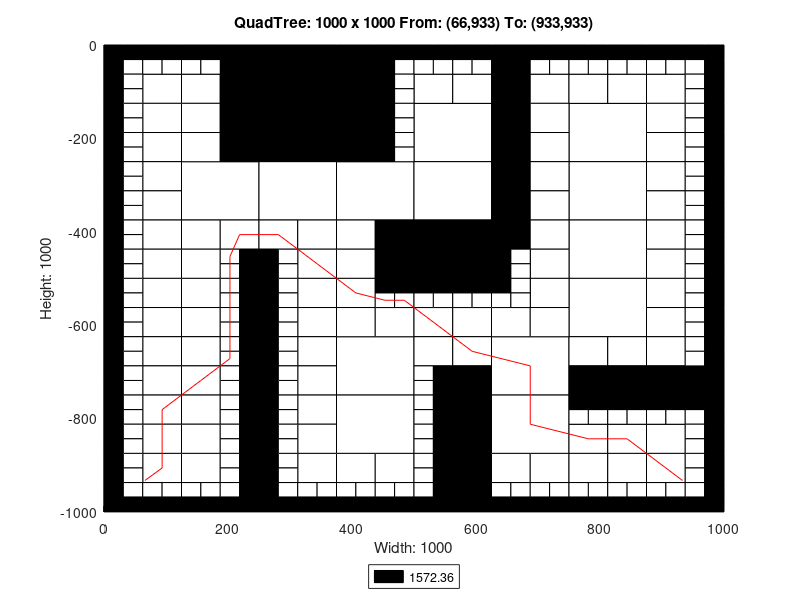

Here is the MATLAB script that generated this plot:
axis([0 1000 -1000 0]);
title('QuadTree: 1000 x 1000 From: (66,933) To: (933,933)');
xlabel('Width: 1000');
ylabel('Height: 1000');
rectangle('Position',[250 -125 125 125], 'FaceColor',[0 0 0]);
rectangle('Position',[250 -250 125 125], 'FaceColor',[0 0 0]);
rectangle('Position',[125 -375 125 125], 'FaceColor',[1 1 1]);
rectangle('Position',[250 -375 125 125], 'FaceColor',[1 1 1]);
rectangle('Position',[375 -375 125 125], 'FaceColor',[1 1 1]);
rectangle('Position',[500 -250 125 125], 'FaceColor',[1 1 1]);
rectangle('Position',[750 -250 125 125], 'FaceColor',[1 1 1]);
rectangle('Position',[500 -375 125 125], 'FaceColor',[1 1 1]);
rectangle('Position',[500 -500 125 125], 'FaceColor',[0 0 0]);
rectangle('Position',[750 -375 125 125], 'FaceColor',[1 1 1]);
rectangle('Position',[750 -500 125 125], 'FaceColor',[1 1 1]);
rectangle('Position',[375 -750 125 125], 'FaceColor',[1 1 1]);
rectangle('Position',[375 -875 125 125], 'FaceColor',[1 1 1]);
rectangle('Position',[625 -750 125 125], 'FaceColor',[1 1 1]);
rectangle('Position',[750 -625 125 125], 'FaceColor',[1 1 1]);
rectangle('Position',[625 -875 125 125], 'FaceColor',[1 1 1]);
rectangle('Position',[62.5 -125 62.5 62.5], 'FaceColor',[1 1 1]);
rectangle('Position',[187.5 -62.5 62.5 62.5], 'FaceColor',[0 0 0]);
rectangle('Position',[125 -125 62.5 62.5], 'FaceColor',[1 1 1]);
rectangle('Position',[187.5 -125 62.5 62.5], 'FaceColor',[0 0 0]);
rectangle('Position',[62.5 -187.5 62.5 62.5], 'FaceColor',[1 1 1]);
rectangle('Position',[62.5 -250 62.5 62.5], 'FaceColor',[1 1 1]);
rectangle('Position',[125 -187.5 62.5 62.5], 'FaceColor',[1 1 1]);
rectangle('Position',[187.5 -187.5 62.5 62.5], 'FaceColor',[0 0 0]);
rectangle('Position',[125 -250 62.5 62.5], 'FaceColor',[1 1 1]);
rectangle('Position',[187.5 -250 62.5 62.5], 'FaceColor',[0 0 0]);
rectangle('Position',[375 -62.5 62.5 62.5], 'FaceColor',[0 0 0]);
rectangle('Position',[375 -125 62.5 62.5], 'FaceColor',[0 0 0]);
rectangle('Position',[375 -187.5 62.5 62.5], 'FaceColor',[0 0 0]);
rectangle('Position',[375 -250 62.5 62.5], 'FaceColor',[0 0 0]);
rectangle('Position',[62.5 -312.5 62.5 62.5], 'FaceColor',[1 1 1]);
rectangle('Position',[62.5 -375 62.5 62.5], 'FaceColor',[1 1 1]);
rectangle('Position',[62.5 -437.5 62.5 62.5], 'FaceColor',[1 1 1]);
rectangle('Position',[62.5 -500 62.5 62.5], 'FaceColor',[1 1 1]);
rectangle('Position',[125 -437.5 62.5 62.5], 'FaceColor',[1 1 1]);
rectangle('Position',[187.5 -437.5 62.5 62.5], 'FaceColor',[1 1 1]);
rectangle('Position',[125 -500 62.5 62.5], 'FaceColor',[1 1 1]);
rectangle('Position',[250 -437.5 62.5 62.5], 'FaceColor',[1 1 1]);
rectangle('Position',[312.5 -437.5 62.5 62.5], 'FaceColor',[1 1 1]);
rectangle('Position',[312.5 -500 62.5 62.5], 'FaceColor',[1 1 1]);
rectangle('Position',[375 -437.5 62.5 62.5], 'FaceColor',[1 1 1]);
rectangle('Position',[437.5 -437.5 62.5 62.5], 'FaceColor',[0 0 0]);
rectangle('Position',[375 -500 62.5 62.5], 'FaceColor',[1 1 1]);
rectangle('Position',[437.5 -500 62.5 62.5], 'FaceColor',[0 0 0]);
rectangle('Position',[500 -125 62.5 62.5], 'FaceColor',[1 1 1]);
rectangle('Position',[562.5 -125 62.5 62.5], 'FaceColor',[1 1 1]);
rectangle('Position',[625 -62.5 62.5 62.5], 'FaceColor',[0 0 0]);
rectangle('Position',[625 -125 62.5 62.5], 'FaceColor',[0 0 0]);
rectangle('Position',[687.5 -125 62.5 62.5], 'FaceColor',[1 1 1]);
rectangle('Position',[625 -187.5 62.5 62.5], 'FaceColor',[0 0 0]);
rectangle('Position',[687.5 -187.5 62.5 62.5], 'FaceColor',[1 1 1]);
rectangle('Position',[625 -250 62.5 62.5], 'FaceColor',[0 0 0]);
rectangle('Position',[687.5 -250 62.5 62.5], 'FaceColor',[1 1 1]);
rectangle('Position',[750 -125 62.5 62.5], 'FaceColor',[1 1 1]);
rectangle('Position',[812.5 -125 62.5 62.5], 'FaceColor',[1 1 1]);
rectangle('Position',[875 -125 62.5 62.5], 'FaceColor',[1 1 1]);
rectangle('Position',[875 -187.5 62.5 62.5], 'FaceColor',[1 1 1]);
rectangle('Position',[875 -250 62.5 62.5], 'FaceColor',[1 1 1]);
rectangle('Position',[625 -312.5 62.5 62.5], 'FaceColor',[0 0 0]);
rectangle('Position',[687.5 -312.5 62.5 62.5], 'FaceColor',[1 1 1]);
rectangle('Position',[625 -375 62.5 62.5], 'FaceColor',[0 0 0]);
rectangle('Position',[687.5 -375 62.5 62.5], 'FaceColor',[1 1 1]);
rectangle('Position',[625 -437.5 62.5 62.5], 'FaceColor',[0 0 0]);
rectangle('Position',[687.5 -437.5 62.5 62.5], 'FaceColor',[1 1 1]);
rectangle('Position',[687.5 -500 62.5 62.5], 'FaceColor',[1 1 1]);
rectangle('Position',[875 -312.5 62.5 62.5], 'FaceColor',[1 1 1]);
rectangle('Position',[875 -375 62.5 62.5], 'FaceColor',[1 1 1]);
rectangle('Position',[875 -437.5 62.5 62.5], 'FaceColor',[1 1 1]);
rectangle('Position',[875 -500 62.5 62.5], 'FaceColor',[1 1 1]);
rectangle('Position',[62.5 -562.5 62.5 62.5], 'FaceColor',[1 1 1]);
rectangle('Position',[62.5 -625 62.5 62.5], 'FaceColor',[1 1 1]);
rectangle('Position',[125 -562.5 62.5 62.5], 'FaceColor',[1 1 1]);
rectangle('Position',[125 -625 62.5 62.5], 'FaceColor',[1 1 1]);
rectangle('Position',[62.5 -687.5 62.5 62.5], 'FaceColor',[1 1 1]);
rectangle('Position',[62.5 -750 62.5 62.5], 'FaceColor',[1 1 1]);
rectangle('Position',[125 -687.5 62.5 62.5], 'FaceColor',[1 1 1]);
rectangle('Position',[125 -750 62.5 62.5], 'FaceColor',[1 1 1]);
rectangle('Position',[312.5 -562.5 62.5 62.5], 'FaceColor',[1 1 1]);
rectangle('Position',[312.5 -625 62.5 62.5], 'FaceColor',[1 1 1]);
rectangle('Position',[375 -562.5 62.5 62.5], 'FaceColor',[1 1 1]);
rectangle('Position',[375 -625 62.5 62.5], 'FaceColor',[1 1 1]);
rectangle('Position',[437.5 -625 62.5 62.5], 'FaceColor',[1 1 1]);
rectangle('Position',[312.5 -687.5 62.5 62.5], 'FaceColor',[1 1 1]);
rectangle('Position',[312.5 -750 62.5 62.5], 'FaceColor',[1 1 1]);
rectangle('Position',[62.5 -812.5 62.5 62.5], 'FaceColor',[1 1 1]);
rectangle('Position',[62.5 -875 62.5 62.5], 'FaceColor',[1 1 1]);
rectangle('Position',[125 -812.5 62.5 62.5], 'FaceColor',[1 1 1]);
rectangle('Position',[125 -875 62.5 62.5], 'FaceColor',[1 1 1]);
rectangle('Position',[62.5 -937.5 62.5 62.5], 'FaceColor',[1 1 1]);
rectangle('Position',[125 -937.5 62.5 62.5], 'FaceColor',[1 1 1]);
rectangle('Position',[312.5 -812.5 62.5 62.5], 'FaceColor',[1 1 1]);
rectangle('Position',[312.5 -875 62.5 62.5], 'FaceColor',[1 1 1]);
rectangle('Position',[312.5 -937.5 62.5 62.5], 'FaceColor',[1 1 1]);
rectangle('Position',[375 -937.5 62.5 62.5], 'FaceColor',[1 1 1]);
rectangle('Position',[437.5 -937.5 62.5 62.5], 'FaceColor',[1 1 1]);
rectangle('Position',[500 -625 62.5 62.5], 'FaceColor',[1 1 1]);
rectangle('Position',[562.5 -625 62.5 62.5], 'FaceColor',[1 1 1]);
rectangle('Position',[687.5 -562.5 62.5 62.5], 'FaceColor',[1 1 1]);
rectangle('Position',[625 -625 62.5 62.5], 'FaceColor',[1 1 1]);
rectangle('Position',[687.5 -625 62.5 62.5], 'FaceColor',[1 1 1]);
rectangle('Position',[500 -687.5 62.5 62.5], 'FaceColor',[1 1 1]);
rectangle('Position',[562.5 -687.5 62.5 62.5], 'FaceColor',[1 1 1]);
rectangle('Position',[562.5 -750 62.5 62.5], 'FaceColor',[0 0 0]);
rectangle('Position',[875 -562.5 62.5 62.5], 'FaceColor',[1 1 1]);
rectangle('Position',[875 -625 62.5 62.5], 'FaceColor',[1 1 1]);
rectangle('Position',[750 -687.5 62.5 62.5], 'FaceColor',[1 1 1]);
rectangle('Position',[812.5 -687.5 62.5 62.5], 'FaceColor',[1 1 1]);
rectangle('Position',[750 -750 62.5 62.5], 'FaceColor',[0 0 0]);
rectangle('Position',[812.5 -750 62.5 62.5], 'FaceColor',[0 0 0]);
rectangle('Position',[875 -687.5 62.5 62.5], 'FaceColor',[1 1 1]);
rectangle('Position',[875 -750 62.5 62.5], 'FaceColor',[0 0 0]);
rectangle('Position',[937.5 -750 62.5 62.5], 'FaceColor',[0 0 0]);
rectangle('Position',[562.5 -812.5 62.5 62.5], 'FaceColor',[0 0 0]);
rectangle('Position',[562.5 -875 62.5 62.5], 'FaceColor',[0 0 0]);
rectangle('Position',[562.5 -937.5 62.5 62.5], 'FaceColor',[0 0 0]);
rectangle('Position',[562.5 -1000 62.5 62.5], 'FaceColor',[0 0 0]);
rectangle('Position',[625 -937.5 62.5 62.5], 'FaceColor',[1 1 1]);
rectangle('Position',[687.5 -937.5 62.5 62.5], 'FaceColor',[1 1 1]);
rectangle('Position',[750 -875 62.5 62.5], 'FaceColor',[1 1 1]);
rectangle('Position',[812.5 -875 62.5 62.5], 'FaceColor',[1 1 1]);
rectangle('Position',[875 -875 62.5 62.5], 'FaceColor',[1 1 1]);
rectangle('Position',[750 -937.5 62.5 62.5], 'FaceColor',[1 1 1]);
rectangle('Position',[812.5 -937.5 62.5 62.5], 'FaceColor',[1 1 1]);
rectangle('Position',[875 -937.5 62.5 62.5], 'FaceColor',[1 1 1]);
rectangle('Position',[0 -31.25 31.25 31.25], 'FaceColor',[0 0 0]);
rectangle('Position',[31.25 -31.25 31.25 31.25], 'FaceColor',[0 0 0]);
rectangle('Position',[0 -62.5 31.25 31.25], 'FaceColor',[0 0 0]);
rectangle('Position',[31.25 -62.5 31.25 31.25], 'FaceColor',[1 1 1]);
rectangle('Position',[62.5 -31.25 31.25 31.25], 'FaceColor',[0 0 0]);
rectangle('Position',[93.75 -31.25 31.25 31.25], 'FaceColor',[0 0 0]);
rectangle('Position',[62.5 -62.5 31.25 31.25], 'FaceColor',[1 1 1]);
rectangle('Position',[93.75 -62.5 31.25 31.25], 'FaceColor',[1 1 1]);
rectangle('Position',[0 -93.75 31.25 31.25], 'FaceColor',[0 0 0]);
rectangle('Position',[31.25 -93.75 31.25 31.25], 'FaceColor',[1 1 1]);
rectangle('Position',[0 -125 31.25 31.25], 'FaceColor',[0 0 0]);
rectangle('Position',[31.25 -125 31.25 31.25], 'FaceColor',[1 1 1]);
rectangle('Position',[125 -31.25 31.25 31.25], 'FaceColor',[0 0 0]);
rectangle('Position',[156.25 -31.25 31.25 31.25], 'FaceColor',[0 0 0]);
rectangle('Position',[125 -62.5 31.25 31.25], 'FaceColor',[1 1 1]);
rectangle('Position',[156.25 -62.5 31.25 31.25], 'FaceColor',[1 1 1]);
rectangle('Position',[0 -156.25 31.25 31.25], 'FaceColor',[0 0 0]);
rectangle('Position',[31.25 -156.25 31.25 31.25], 'FaceColor',[1 1 1]);
rectangle('Position',[0 -187.5 31.25 31.25], 'FaceColor',[0 0 0]);
rectangle('Position',[31.25 -187.5 31.25 31.25], 'FaceColor',[1 1 1]);
rectangle('Position',[0 -218.75 31.25 31.25], 'FaceColor',[0 0 0]);
rectangle('Position',[31.25 -218.75 31.25 31.25], 'FaceColor',[1 1 1]);
rectangle('Position',[0 -250 31.25 31.25], 'FaceColor',[0 0 0]);
rectangle('Position',[31.25 -250 31.25 31.25], 'FaceColor',[1 1 1]);
rectangle('Position',[437.5 -31.25 31.25 31.25], 'FaceColor',[0 0 0]);
rectangle('Position',[468.75 -31.25 31.25 31.25], 'FaceColor',[0 0 0]);
rectangle('Position',[437.5 -62.5 31.25 31.25], 'FaceColor',[0 0 0]);
rectangle('Position',[468.75 -62.5 31.25 31.25], 'FaceColor',[1 1 1]);
rectangle('Position',[437.5 -93.75 31.25 31.25], 'FaceColor',[0 0 0]);
rectangle('Position',[468.75 -93.75 31.25 31.25], 'FaceColor',[1 1 1]);
rectangle('Position',[437.5 -125 31.25 31.25], 'FaceColor',[0 0 0]);
rectangle('Position',[468.75 -125 31.25 31.25], 'FaceColor',[1 1 1]);
rectangle('Position',[437.5 -156.25 31.25 31.25], 'FaceColor',[0 0 0]);
rectangle('Position',[468.75 -156.25 31.25 31.25], 'FaceColor',[1 1 1]);
rectangle('Position',[437.5 -187.5 31.25 31.25], 'FaceColor',[0 0 0]);
rectangle('Position',[468.75 -187.5 31.25 31.25], 'FaceColor',[1 1 1]);
rectangle('Position',[437.5 -218.75 31.25 31.25], 'FaceColor',[0 0 0]);
rectangle('Position',[468.75 -218.75 31.25 31.25], 'FaceColor',[1 1 1]);
rectangle('Position',[437.5 -250 31.25 31.25], 'FaceColor',[0 0 0]);
rectangle('Position',[468.75 -250 31.25 31.25], 'FaceColor',[1 1 1]);
rectangle('Position',[0 -281.25 31.25 31.25], 'FaceColor',[0 0 0]);
rectangle('Position',[31.25 -281.25 31.25 31.25], 'FaceColor',[1 1 1]);
rectangle('Position',[0 -312.5 31.25 31.25], 'FaceColor',[0 0 0]);
rectangle('Position',[31.25 -312.5 31.25 31.25], 'FaceColor',[1 1 1]);
rectangle('Position',[0 -343.75 31.25 31.25], 'FaceColor',[0 0 0]);
rectangle('Position',[31.25 -343.75 31.25 31.25], 'FaceColor',[1 1 1]);
rectangle('Position',[0 -375 31.25 31.25], 'FaceColor',[0 0 0]);
rectangle('Position',[31.25 -375 31.25 31.25], 'FaceColor',[1 1 1]);
rectangle('Position',[0 -406.25 31.25 31.25], 'FaceColor',[0 0 0]);
rectangle('Position',[31.25 -406.25 31.25 31.25], 'FaceColor',[1 1 1]);
rectangle('Position',[0 -437.5 31.25 31.25], 'FaceColor',[0 0 0]);
rectangle('Position',[31.25 -437.5 31.25 31.25], 'FaceColor',[1 1 1]);
rectangle('Position',[0 -468.75 31.25 31.25], 'FaceColor',[0 0 0]);
rectangle('Position',[31.25 -468.75 31.25 31.25], 'FaceColor',[1 1 1]);
rectangle('Position',[0 -500 31.25 31.25], 'FaceColor',[0 0 0]);
rectangle('Position',[31.25 -500 31.25 31.25], 'FaceColor',[1 1 1]);
rectangle('Position',[187.5 -468.75 31.25 31.25], 'FaceColor',[1 1 1]);
rectangle('Position',[218.75 -468.75 31.25 31.25], 'FaceColor',[0 0 0]);
rectangle('Position',[187.5 -500 31.25 31.25], 'FaceColor',[1 1 1]);
rectangle('Position',[218.75 -500 31.25 31.25], 'FaceColor',[0 0 0]);
rectangle('Position',[250 -468.75 31.25 31.25], 'FaceColor',[0 0 0]);
rectangle('Position',[281.25 -468.75 31.25 31.25], 'FaceColor',[1 1 1]);
rectangle('Position',[250 -500 31.25 31.25], 'FaceColor',[0 0 0]);
rectangle('Position',[281.25 -500 31.25 31.25], 'FaceColor',[1 1 1]);
rectangle('Position',[500 -31.25 31.25 31.25], 'FaceColor',[0 0 0]);
rectangle('Position',[531.25 -31.25 31.25 31.25], 'FaceColor',[0 0 0]);
rectangle('Position',[500 -62.5 31.25 31.25], 'FaceColor',[1 1 1]);
rectangle('Position',[531.25 -62.5 31.25 31.25], 'FaceColor',[1 1 1]);
rectangle('Position',[562.5 -31.25 31.25 31.25], 'FaceColor',[0 0 0]);
rectangle('Position',[593.75 -31.25 31.25 31.25], 'FaceColor',[0 0 0]);
rectangle('Position',[562.5 -62.5 31.25 31.25], 'FaceColor',[1 1 1]);
rectangle('Position',[593.75 -62.5 31.25 31.25], 'FaceColor',[1 1 1]);
rectangle('Position',[687.5 -31.25 31.25 31.25], 'FaceColor',[0 0 0]);
rectangle('Position',[718.75 -31.25 31.25 31.25], 'FaceColor',[0 0 0]);
rectangle('Position',[687.5 -62.5 31.25 31.25], 'FaceColor',[1 1 1]);
rectangle('Position',[718.75 -62.5 31.25 31.25], 'FaceColor',[1 1 1]);
rectangle('Position',[750 -31.25 31.25 31.25], 'FaceColor',[0 0 0]);
rectangle('Position',[781.25 -31.25 31.25 31.25], 'FaceColor',[0 0 0]);
rectangle('Position',[750 -62.5 31.25 31.25], 'FaceColor',[1 1 1]);
rectangle('Position',[781.25 -62.5 31.25 31.25], 'FaceColor',[1 1 1]);
rectangle('Position',[812.5 -31.25 31.25 31.25], 'FaceColor',[0 0 0]);
rectangle('Position',[843.75 -31.25 31.25 31.25], 'FaceColor',[0 0 0]);
rectangle('Position',[812.5 -62.5 31.25 31.25], 'FaceColor',[1 1 1]);
rectangle('Position',[843.75 -62.5 31.25 31.25], 'FaceColor',[1 1 1]);
rectangle('Position',[875 -31.25 31.25 31.25], 'FaceColor',[0 0 0]);
rectangle('Position',[906.25 -31.25 31.25 31.25], 'FaceColor',[0 0 0]);
rectangle('Position',[875 -62.5 31.25 31.25], 'FaceColor',[1 1 1]);
rectangle('Position',[906.25 -62.5 31.25 31.25], 'FaceColor',[1 1 1]);
rectangle('Position',[937.5 -31.25 31.25 31.25], 'FaceColor',[0 0 0]);
rectangle('Position',[968.75 -31.25 31.25 31.25], 'FaceColor',[0 0 0]);
rectangle('Position',[937.5 -62.5 31.25 31.25], 'FaceColor',[1 1 1]);
rectangle('Position',[968.75 -62.5 31.25 31.25], 'FaceColor',[0 0 0]);
rectangle('Position',[937.5 -93.75 31.25 31.25], 'FaceColor',[1 1 1]);
rectangle('Position',[968.75 -93.75 31.25 31.25], 'FaceColor',[0 0 0]);
rectangle('Position',[937.5 -125 31.25 31.25], 'FaceColor',[1 1 1]);
rectangle('Position',[968.75 -125 31.25 31.25], 'FaceColor',[0 0 0]);
rectangle('Position',[937.5 -156.25 31.25 31.25], 'FaceColor',[1 1 1]);
rectangle('Position',[968.75 -156.25 31.25 31.25], 'FaceColor',[0 0 0]);
rectangle('Position',[937.5 -187.5 31.25 31.25], 'FaceColor',[1 1 1]);
rectangle('Position',[968.75 -187.5 31.25 31.25], 'FaceColor',[0 0 0]);
rectangle('Position',[937.5 -218.75 31.25 31.25], 'FaceColor',[1 1 1]);
rectangle('Position',[968.75 -218.75 31.25 31.25], 'FaceColor',[0 0 0]);
rectangle('Position',[937.5 -250 31.25 31.25], 'FaceColor',[1 1 1]);
rectangle('Position',[968.75 -250 31.25 31.25], 'FaceColor',[0 0 0]);
rectangle('Position',[625 -468.75 31.25 31.25], 'FaceColor',[0 0 0]);
rectangle('Position',[656.25 -468.75 31.25 31.25], 'FaceColor',[1 1 1]);
rectangle('Position',[625 -500 31.25 31.25], 'FaceColor',[0 0 0]);
rectangle('Position',[656.25 -500 31.25 31.25], 'FaceColor',[1 1 1]);
rectangle('Position',[937.5 -281.25 31.25 31.25], 'FaceColor',[1 1 1]);
rectangle('Position',[968.75 -281.25 31.25 31.25], 'FaceColor',[0 0 0]);
rectangle('Position',[937.5 -312.5 31.25 31.25], 'FaceColor',[1 1 1]);
rectangle('Position',[968.75 -312.5 31.25 31.25], 'FaceColor',[0 0 0]);
rectangle('Position',[937.5 -343.75 31.25 31.25], 'FaceColor',[1 1 1]);
rectangle('Position',[968.75 -343.75 31.25 31.25], 'FaceColor',[0 0 0]);
rectangle('Position',[937.5 -375 31.25 31.25], 'FaceColor',[1 1 1]);
rectangle('Position',[968.75 -375 31.25 31.25], 'FaceColor',[0 0 0]);
rectangle('Position',[937.5 -406.25 31.25 31.25], 'FaceColor',[1 1 1]);
rectangle('Position',[968.75 -406.25 31.25 31.25], 'FaceColor',[0 0 0]);
rectangle('Position',[937.5 -437.5 31.25 31.25], 'FaceColor',[1 1 1]);
rectangle('Position',[968.75 -437.5 31.25 31.25], 'FaceColor',[0 0 0]);
rectangle('Position',[937.5 -468.75 31.25 31.25], 'FaceColor',[1 1 1]);
rectangle('Position',[968.75 -468.75 31.25 31.25], 'FaceColor',[0 0 0]);
rectangle('Position',[937.5 -500 31.25 31.25], 'FaceColor',[1 1 1]);
rectangle('Position',[968.75 -500 31.25 31.25], 'FaceColor',[0 0 0]);
rectangle('Position',[0 -531.25 31.25 31.25], 'FaceColor',[0 0 0]);
rectangle('Position',[31.25 -531.25 31.25 31.25], 'FaceColor',[1 1 1]);
rectangle('Position',[0 -562.5 31.25 31.25], 'FaceColor',[0 0 0]);
rectangle('Position',[31.25 -562.5 31.25 31.25], 'FaceColor',[1 1 1]);
rectangle('Position',[0 -593.75 31.25 31.25], 'FaceColor',[0 0 0]);
rectangle('Position',[31.25 -593.75 31.25 31.25], 'FaceColor',[1 1 1]);
rectangle('Position',[0 -625 31.25 31.25], 'FaceColor',[0 0 0]);
rectangle('Position',[31.25 -625 31.25 31.25], 'FaceColor',[1 1 1]);
rectangle('Position',[187.5 -531.25 31.25 31.25], 'FaceColor',[1 1 1]);
rectangle('Position',[218.75 -531.25 31.25 31.25], 'FaceColor',[0 0 0]);
rectangle('Position',[187.5 -562.5 31.25 31.25], 'FaceColor',[1 1 1]);
rectangle('Position',[218.75 -562.5 31.25 31.25], 'FaceColor',[0 0 0]);
rectangle('Position',[187.5 -593.75 31.25 31.25], 'FaceColor',[1 1 1]);
rectangle('Position',[218.75 -593.75 31.25 31.25], 'FaceColor',[0 0 0]);
rectangle('Position',[187.5 -625 31.25 31.25], 'FaceColor',[1 1 1]);
rectangle('Position',[218.75 -625 31.25 31.25], 'FaceColor',[0 0 0]);
rectangle('Position',[0 -656.25 31.25 31.25], 'FaceColor',[0 0 0]);
rectangle('Position',[31.25 -656.25 31.25 31.25], 'FaceColor',[1 1 1]);
rectangle('Position',[0 -687.5 31.25 31.25], 'FaceColor',[0 0 0]);
rectangle('Position',[31.25 -687.5 31.25 31.25], 'FaceColor',[1 1 1]);
rectangle('Position',[0 -718.75 31.25 31.25], 'FaceColor',[0 0 0]);
rectangle('Position',[31.25 -718.75 31.25 31.25], 'FaceColor',[1 1 1]);
rectangle('Position',[0 -750 31.25 31.25], 'FaceColor',[0 0 0]);
rectangle('Position',[31.25 -750 31.25 31.25], 'FaceColor',[1 1 1]);
rectangle('Position',[187.5 -656.25 31.25 31.25], 'FaceColor',[1 1 1]);
rectangle('Position',[218.75 -656.25 31.25 31.25], 'FaceColor',[0 0 0]);
rectangle('Position',[187.5 -687.5 31.25 31.25], 'FaceColor',[1 1 1]);
rectangle('Position',[218.75 -687.5 31.25 31.25], 'FaceColor',[0 0 0]);
rectangle('Position',[187.5 -718.75 31.25 31.25], 'FaceColor',[1 1 1]);
rectangle('Position',[218.75 -718.75 31.25 31.25], 'FaceColor',[0 0 0]);
rectangle('Position',[187.5 -750 31.25 31.25], 'FaceColor',[1 1 1]);
rectangle('Position',[218.75 -750 31.25 31.25], 'FaceColor',[0 0 0]);
rectangle('Position',[250 -531.25 31.25 31.25], 'FaceColor',[0 0 0]);
rectangle('Position',[281.25 -531.25 31.25 31.25], 'FaceColor',[1 1 1]);
rectangle('Position',[250 -562.5 31.25 31.25], 'FaceColor',[0 0 0]);
rectangle('Position',[281.25 -562.5 31.25 31.25], 'FaceColor',[1 1 1]);
rectangle('Position',[250 -593.75 31.25 31.25], 'FaceColor',[0 0 0]);
rectangle('Position',[281.25 -593.75 31.25 31.25], 'FaceColor',[1 1 1]);
rectangle('Position',[250 -625 31.25 31.25], 'FaceColor',[0 0 0]);
rectangle('Position',[281.25 -625 31.25 31.25], 'FaceColor',[1 1 1]);
rectangle('Position',[437.5 -531.25 31.25 31.25], 'FaceColor',[0 0 0]);
rectangle('Position',[468.75 -531.25 31.25 31.25], 'FaceColor',[0 0 0]);
rectangle('Position',[437.5 -562.5 31.25 31.25], 'FaceColor',[1 1 1]);
rectangle('Position',[468.75 -562.5 31.25 31.25], 'FaceColor',[1 1 1]);
rectangle('Position',[250 -656.25 31.25 31.25], 'FaceColor',[0 0 0]);
rectangle('Position',[281.25 -656.25 31.25 31.25], 'FaceColor',[1 1 1]);
rectangle('Position',[250 -687.5 31.25 31.25], 'FaceColor',[0 0 0]);
rectangle('Position',[281.25 -687.5 31.25 31.25], 'FaceColor',[1 1 1]);
rectangle('Position',[250 -718.75 31.25 31.25], 'FaceColor',[0 0 0]);
rectangle('Position',[281.25 -718.75 31.25 31.25], 'FaceColor',[1 1 1]);
rectangle('Position',[250 -750 31.25 31.25], 'FaceColor',[0 0 0]);
rectangle('Position',[281.25 -750 31.25 31.25], 'FaceColor',[1 1 1]);
rectangle('Position',[0 -781.25 31.25 31.25], 'FaceColor',[0 0 0]);
rectangle('Position',[31.25 -781.25 31.25 31.25], 'FaceColor',[1 1 1]);
rectangle('Position',[0 -812.5 31.25 31.25], 'FaceColor',[0 0 0]);
rectangle('Position',[31.25 -812.5 31.25 31.25], 'FaceColor',[1 1 1]);
rectangle('Position',[0 -843.75 31.25 31.25], 'FaceColor',[0 0 0]);
rectangle('Position',[31.25 -843.75 31.25 31.25], 'FaceColor',[1 1 1]);
rectangle('Position',[0 -875 31.25 31.25], 'FaceColor',[0 0 0]);
rectangle('Position',[31.25 -875 31.25 31.25], 'FaceColor',[1 1 1]);
rectangle('Position',[187.5 -781.25 31.25 31.25], 'FaceColor',[1 1 1]);
rectangle('Position',[218.75 -781.25 31.25 31.25], 'FaceColor',[0 0 0]);
rectangle('Position',[187.5 -812.5 31.25 31.25], 'FaceColor',[1 1 1]);
rectangle('Position',[218.75 -812.5 31.25 31.25], 'FaceColor',[0 0 0]);
rectangle('Position',[187.5 -843.75 31.25 31.25], 'FaceColor',[1 1 1]);
rectangle('Position',[218.75 -843.75 31.25 31.25], 'FaceColor',[0 0 0]);
rectangle('Position',[187.5 -875 31.25 31.25], 'FaceColor',[1 1 1]);
rectangle('Position',[218.75 -875 31.25 31.25], 'FaceColor',[0 0 0]);
rectangle('Position',[0 -906.25 31.25 31.25], 'FaceColor',[0 0 0]);
rectangle('Position',[31.25 -906.25 31.25 31.25], 'FaceColor',[1 1 1]);
rectangle('Position',[0 -937.5 31.25 31.25], 'FaceColor',[0 0 0]);
rectangle('Position',[31.25 -937.5 31.25 31.25], 'FaceColor',[1 1 1]);
rectangle('Position',[0 -968.75 31.25 31.25], 'FaceColor',[0 0 0]);
rectangle('Position',[31.25 -968.75 31.25 31.25], 'FaceColor',[1 1 1]);
rectangle('Position',[0 -1000 31.25 31.25], 'FaceColor',[0 0 0]);
rectangle('Position',[31.25 -1000 31.25 31.25], 'FaceColor',[0 0 0]);
rectangle('Position',[62.5 -968.75 31.25 31.25], 'FaceColor',[1 1 1]);
rectangle('Position',[93.75 -968.75 31.25 31.25], 'FaceColor',[1 1 1]);
rectangle('Position',[62.5 -1000 31.25 31.25], 'FaceColor',[0 0 0]);
rectangle('Position',[93.75 -1000 31.25 31.25], 'FaceColor',[0 0 0]);
rectangle('Position',[187.5 -906.25 31.25 31.25], 'FaceColor',[1 1 1]);
rectangle('Position',[218.75 -906.25 31.25 31.25], 'FaceColor',[0 0 0]);
rectangle('Position',[187.5 -937.5 31.25 31.25], 'FaceColor',[1 1 1]);
rectangle('Position',[218.75 -937.5 31.25 31.25], 'FaceColor',[0 0 0]);
rectangle('Position',[125 -968.75 31.25 31.25], 'FaceColor',[1 1 1]);
rectangle('Position',[156.25 -968.75 31.25 31.25], 'FaceColor',[1 1 1]);
rectangle('Position',[125 -1000 31.25 31.25], 'FaceColor',[0 0 0]);
rectangle('Position',[156.25 -1000 31.25 31.25], 'FaceColor',[0 0 0]);
rectangle('Position',[187.5 -968.75 31.25 31.25], 'FaceColor',[1 1 1]);
rectangle('Position',[218.75 -968.75 31.25 31.25], 'FaceColor',[0 0 0]);
rectangle('Position',[187.5 -1000 31.25 31.25], 'FaceColor',[0 0 0]);
rectangle('Position',[218.75 -1000 31.25 31.25], 'FaceColor',[0 0 0]);
rectangle('Position',[250 -781.25 31.25 31.25], 'FaceColor',[0 0 0]);
rectangle('Position',[281.25 -781.25 31.25 31.25], 'FaceColor',[1 1 1]);
rectangle('Position',[250 -812.5 31.25 31.25], 'FaceColor',[0 0 0]);
rectangle('Position',[281.25 -812.5 31.25 31.25], 'FaceColor',[1 1 1]);
rectangle('Position',[250 -843.75 31.25 31.25], 'FaceColor',[0 0 0]);
rectangle('Position',[281.25 -843.75 31.25 31.25], 'FaceColor',[1 1 1]);
rectangle('Position',[250 -875 31.25 31.25], 'FaceColor',[0 0 0]);
rectangle('Position',[281.25 -875 31.25 31.25], 'FaceColor',[1 1 1]);
rectangle('Position',[250 -906.25 31.25 31.25], 'FaceColor',[0 0 0]);
rectangle('Position',[281.25 -906.25 31.25 31.25], 'FaceColor',[1 1 1]);
rectangle('Position',[250 -937.5 31.25 31.25], 'FaceColor',[0 0 0]);
rectangle('Position',[281.25 -937.5 31.25 31.25], 'FaceColor',[1 1 1]);
rectangle('Position',[250 -968.75 31.25 31.25], 'FaceColor',[0 0 0]);
rectangle('Position',[281.25 -968.75 31.25 31.25], 'FaceColor',[1 1 1]);
rectangle('Position',[250 -1000 31.25 31.25], 'FaceColor',[0 0 0]);
rectangle('Position',[281.25 -1000 31.25 31.25], 'FaceColor',[0 0 0]);
rectangle('Position',[312.5 -968.75 31.25 31.25], 'FaceColor',[1 1 1]);
rectangle('Position',[343.75 -968.75 31.25 31.25], 'FaceColor',[1 1 1]);
rectangle('Position',[312.5 -1000 31.25 31.25], 'FaceColor',[0 0 0]);
rectangle('Position',[343.75 -1000 31.25 31.25], 'FaceColor',[0 0 0]);
rectangle('Position',[375 -968.75 31.25 31.25], 'FaceColor',[1 1 1]);
rectangle('Position',[406.25 -968.75 31.25 31.25], 'FaceColor',[1 1 1]);
rectangle('Position',[375 -1000 31.25 31.25], 'FaceColor',[0 0 0]);
rectangle('Position',[406.25 -1000 31.25 31.25], 'FaceColor',[0 0 0]);
rectangle('Position',[437.5 -968.75 31.25 31.25], 'FaceColor',[1 1 1]);
rectangle('Position',[468.75 -968.75 31.25 31.25], 'FaceColor',[1 1 1]);
rectangle('Position',[437.5 -1000 31.25 31.25], 'FaceColor',[0 0 0]);
rectangle('Position',[468.75 -1000 31.25 31.25], 'FaceColor',[0 0 0]);
rectangle('Position',[500 -531.25 31.25 31.25], 'FaceColor',[0 0 0]);
rectangle('Position',[531.25 -531.25 31.25 31.25], 'FaceColor',[0 0 0]);
rectangle('Position',[500 -562.5 31.25 31.25], 'FaceColor',[1 1 1]);
rectangle('Position',[531.25 -562.5 31.25 31.25], 'FaceColor',[1 1 1]);
rectangle('Position',[562.5 -531.25 31.25 31.25], 'FaceColor',[0 0 0]);
rectangle('Position',[593.75 -531.25 31.25 31.25], 'FaceColor',[0 0 0]);
rectangle('Position',[562.5 -562.5 31.25 31.25], 'FaceColor',[1 1 1]);
rectangle('Position',[593.75 -562.5 31.25 31.25], 'FaceColor',[1 1 1]);
rectangle('Position',[625 -531.25 31.25 31.25], 'FaceColor',[0 0 0]);
rectangle('Position',[656.25 -531.25 31.25 31.25], 'FaceColor',[1 1 1]);
rectangle('Position',[625 -562.5 31.25 31.25], 'FaceColor',[1 1 1]);
rectangle('Position',[656.25 -562.5 31.25 31.25], 'FaceColor',[1 1 1]);
rectangle('Position',[500 -718.75 31.25 31.25], 'FaceColor',[1 1 1]);
rectangle('Position',[531.25 -718.75 31.25 31.25], 'FaceColor',[0 0 0]);
rectangle('Position',[500 -750 31.25 31.25], 'FaceColor',[1 1 1]);
rectangle('Position',[531.25 -750 31.25 31.25], 'FaceColor',[0 0 0]);
rectangle('Position',[937.5 -531.25 31.25 31.25], 'FaceColor',[1 1 1]);
rectangle('Position',[968.75 -531.25 31.25 31.25], 'FaceColor',[0 0 0]);
rectangle('Position',[937.5 -562.5 31.25 31.25], 'FaceColor',[1 1 1]);
rectangle('Position',[968.75 -562.5 31.25 31.25], 'FaceColor',[0 0 0]);
rectangle('Position',[937.5 -593.75 31.25 31.25], 'FaceColor',[1 1 1]);
rectangle('Position',[968.75 -593.75 31.25 31.25], 'FaceColor',[0 0 0]);
rectangle('Position',[937.5 -625 31.25 31.25], 'FaceColor',[1 1 1]);
rectangle('Position',[968.75 -625 31.25 31.25], 'FaceColor',[0 0 0]);
rectangle('Position',[937.5 -656.25 31.25 31.25], 'FaceColor',[1 1 1]);
rectangle('Position',[968.75 -656.25 31.25 31.25], 'FaceColor',[0 0 0]);
rectangle('Position',[937.5 -687.5 31.25 31.25], 'FaceColor',[1 1 1]);
rectangle('Position',[968.75 -687.5 31.25 31.25], 'FaceColor',[0 0 0]);
rectangle('Position',[500 -781.25 31.25 31.25], 'FaceColor',[1 1 1]);
rectangle('Position',[531.25 -781.25 31.25 31.25], 'FaceColor',[0 0 0]);
rectangle('Position',[500 -812.5 31.25 31.25], 'FaceColor',[1 1 1]);
rectangle('Position',[531.25 -812.5 31.25 31.25], 'FaceColor',[0 0 0]);
rectangle('Position',[500 -843.75 31.25 31.25], 'FaceColor',[1 1 1]);
rectangle('Position',[531.25 -843.75 31.25 31.25], 'FaceColor',[0 0 0]);
rectangle('Position',[500 -875 31.25 31.25], 'FaceColor',[1 1 1]);
rectangle('Position',[531.25 -875 31.25 31.25], 'FaceColor',[0 0 0]);
rectangle('Position',[500 -906.25 31.25 31.25], 'FaceColor',[1 1 1]);
rectangle('Position',[531.25 -906.25 31.25 31.25], 'FaceColor',[0 0 0]);
rectangle('Position',[500 -937.5 31.25 31.25], 'FaceColor',[1 1 1]);
rectangle('Position',[531.25 -937.5 31.25 31.25], 'FaceColor',[0 0 0]);
rectangle('Position',[500 -968.75 31.25 31.25], 'FaceColor',[1 1 1]);
rectangle('Position',[531.25 -968.75 31.25 31.25], 'FaceColor',[0 0 0]);
rectangle('Position',[500 -1000 31.25 31.25], 'FaceColor',[0 0 0]);
rectangle('Position',[531.25 -1000 31.25 31.25], 'FaceColor',[0 0 0]);
rectangle('Position',[625 -968.75 31.25 31.25], 'FaceColor',[1 1 1]);
rectangle('Position',[656.25 -968.75 31.25 31.25], 'FaceColor',[1 1 1]);
rectangle('Position',[625 -1000 31.25 31.25], 'FaceColor',[0 0 0]);
rectangle('Position',[656.25 -1000 31.25 31.25], 'FaceColor',[0 0 0]);
rectangle('Position',[687.5 -968.75 31.25 31.25], 'FaceColor',[1 1 1]);
rectangle('Position',[718.75 -968.75 31.25 31.25], 'FaceColor',[1 1 1]);
rectangle('Position',[687.5 -1000 31.25 31.25], 'FaceColor',[0 0 0]);
rectangle('Position',[718.75 -1000 31.25 31.25], 'FaceColor',[0 0 0]);
rectangle('Position',[750 -781.25 31.25 31.25], 'FaceColor',[0 0 0]);
rectangle('Position',[781.25 -781.25 31.25 31.25], 'FaceColor',[0 0 0]);
rectangle('Position',[750 -812.5 31.25 31.25], 'FaceColor',[1 1 1]);
rectangle('Position',[781.25 -812.5 31.25 31.25], 'FaceColor',[1 1 1]);
rectangle('Position',[812.5 -781.25 31.25 31.25], 'FaceColor',[0 0 0]);
rectangle('Position',[843.75 -781.25 31.25 31.25], 'FaceColor',[0 0 0]);
rectangle('Position',[812.5 -812.5 31.25 31.25], 'FaceColor',[1 1 1]);
rectangle('Position',[843.75 -812.5 31.25 31.25], 'FaceColor',[1 1 1]);
rectangle('Position',[875 -781.25 31.25 31.25], 'FaceColor',[0 0 0]);
rectangle('Position',[906.25 -781.25 31.25 31.25], 'FaceColor',[0 0 0]);
rectangle('Position',[875 -812.5 31.25 31.25], 'FaceColor',[1 1 1]);
rectangle('Position',[906.25 -812.5 31.25 31.25], 'FaceColor',[1 1 1]);
rectangle('Position',[937.5 -781.25 31.25 31.25], 'FaceColor',[0 0 0]);
rectangle('Position',[968.75 -781.25 31.25 31.25], 'FaceColor',[0 0 0]);
rectangle('Position',[937.5 -812.5 31.25 31.25], 'FaceColor',[1 1 1]);
rectangle('Position',[968.75 -812.5 31.25 31.25], 'FaceColor',[0 0 0]);
rectangle('Position',[937.5 -843.75 31.25 31.25], 'FaceColor',[1 1 1]);
rectangle('Position',[968.75 -843.75 31.25 31.25], 'FaceColor',[0 0 0]);
rectangle('Position',[937.5 -875 31.25 31.25], 'FaceColor',[1 1 1]);
rectangle('Position',[968.75 -875 31.25 31.25], 'FaceColor',[0 0 0]);
rectangle('Position',[750 -968.75 31.25 31.25], 'FaceColor',[1 1 1]);
rectangle('Position',[781.25 -968.75 31.25 31.25], 'FaceColor',[1 1 1]);
rectangle('Position',[750 -1000 31.25 31.25], 'FaceColor',[0 0 0]);
rectangle('Position',[781.25 -1000 31.25 31.25], 'FaceColor',[0 0 0]);
rectangle('Position',[812.5 -968.75 31.25 31.25], 'FaceColor',[1 1 1]);
rectangle('Position',[843.75 -968.75 31.25 31.25], 'FaceColor',[1 1 1]);
rectangle('Position',[812.5 -1000 31.25 31.25], 'FaceColor',[0 0 0]);
rectangle('Position',[843.75 -1000 31.25 31.25], 'FaceColor',[0 0 0]);
rectangle('Position',[937.5 -906.25 31.25 31.25], 'FaceColor',[1 1 1]);
rectangle('Position',[968.75 -906.25 31.25 31.25], 'FaceColor',[0 0 0]);
rectangle('Position',[937.5 -937.5 31.25 31.25], 'FaceColor',[1 1 1]);
rectangle('Position',[968.75 -937.5 31.25 31.25], 'FaceColor',[0 0 0]);
rectangle('Position',[875 -968.75 31.25 31.25], 'FaceColor',[1 1 1]);
rectangle('Position',[906.25 -968.75 31.25 31.25], 'FaceColor',[1 1 1]);
rectangle('Position',[875 -1000 31.25 31.25], 'FaceColor',[0 0 0]);
rectangle('Position',[906.25 -1000 31.25 31.25], 'FaceColor',[0 0 0]);
rectangle('Position',[937.5 -968.75 31.25 31.25], 'FaceColor',[1 1 1]);
rectangle('Position',[968.75 -968.75 31.25 31.25], 'FaceColor',[0 0 0]);
rectangle('Position',[937.5 -1000 31.25 31.25], 'FaceColor',[0 0 0]);
rectangle('Position',[968.75 -1000 31.25 31.25], 'FaceColor',[0 0 0]);
X=[933,906.25,843.75,781.25,687.5,687.5,593.75,531.25,484.375,453.125,406.25,343.75,281.25,218.75,203.125,203.125,203.125,203.125,203.125,203.125,203.125,203.125,156.25,93.75,93.75,93.75,66];
Y=[-933,-906.25,-843.75,-843.75,-812.5,-687.5,-656.25,-593.75,-546.875,-546.875,-531.25,-468.75,-406.25,-406.25,-453.125,-484.375,-515.625,-546.875,-578.125,-609.375,-640.625,-671.875,-718.75,-781.25,-843.75,-906.25,-933];
hold on;
plot(X,Y,'r');
legend('1572.36','Location','southoutside');
